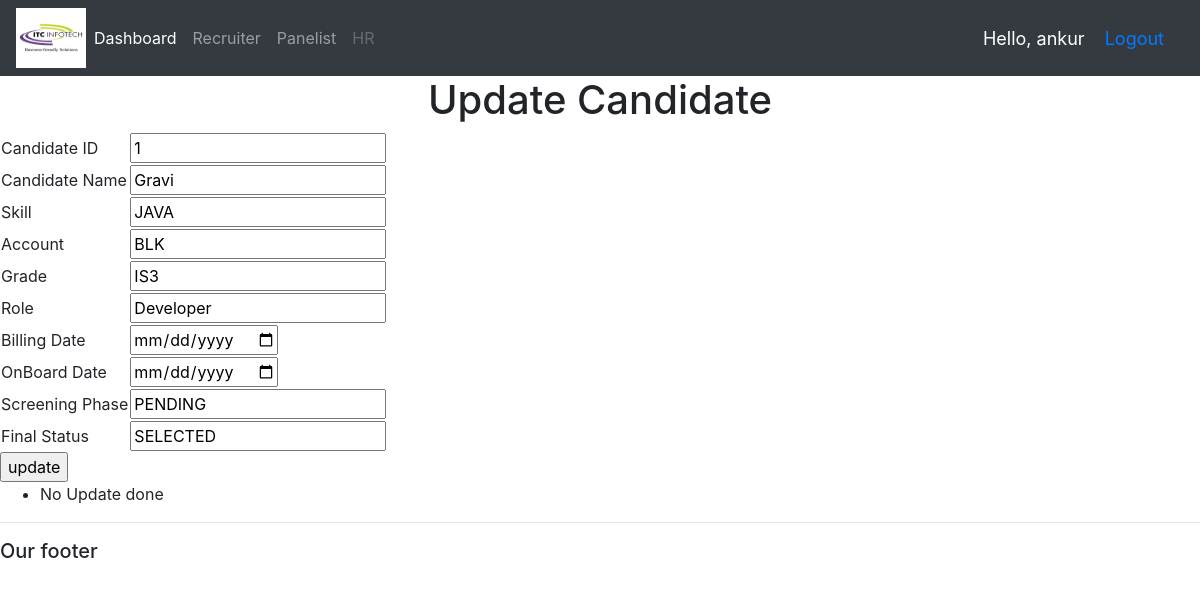
The app's page /recruiter/search/edit/update/1 (signed in) with its own data.
### recruit_app/models.py (models this page shows, shortened)
class Candidate(models.Model):
    SKILL_CHOICES = (
        ('JAVA','JAVA'),
        ('PYTHON','PYTHON'),
        ('FULL STACK','FULL STACK'),
        ('BACKEND','BACKEND'),
    )
    GRADE_CHOICES = (
        ('IS1','IS1'),
        ('IS2','IS2'),
        ('IS3','IS3'),
    )
    SCREENING_CHOICES = (
        ('PENDING','PENDING'),
        ('WIP','WIP'),
        ('COMPLETE','COMPLETE'),
    )
    SELECTION_CHOICES = (
        ('SELECTED','SELECTED'),
        ('REJECTED','REJECTED')
    )
    Candidate_Name = models.CharField(max_length=70)
    Skill_Category = models.CharField(max_length=20,choices = SKILL_CHOICES)
    Account = models.CharField(max_length = 50)
    Grade = models.CharField(max_length=10,choices = GRADE_CHOICES)
    Role = models.CharField(max_length=20)
    Billing_Date = models.DateField()
    OnBoard_Date = models.DateField(default='2021-01-01')
    Screening_Phase = models.CharField(max_length=20,choices = SCREENING_CHOICES)
    Final_status = models.CharField(max_length = 10, choices = SELECTION_CHOICES,default = 'SELECTED')

### recruit_app/views.py (the view)
# urls.py: path('recruiter/search/edit/update/<int:id>',views.updatecandidate,name = 'update'),
@login_required(login_url = 'login')
def updatecandidate(request,id):
    updateemp = Candidate.objects.get(id = id)
    form = CandidateForm(request.POST,instance=updateemp)
    if form.is_valid():
        form.save()
        messages.success(request,"Record Updated Successfully..!")
        return redirect('search')
    else:
        messages.error(request,"No Update done")
    return render(request,'recruit_app/edit.html',{'editupdaterecord':updateemp})

### recruit_app/templates/recruit_app/edit.html (shortened to what this page needs)
{% extends 'recruit_app/main.html' %}
{% block content %}
<h1>Update Candidate</h1>
<form method = "post" action = "/recruiter/search/edit/update/{{editupdaterecord.id}}">
<table style = "width:1">
<tr>
    <td>Candidate ID</td>
    <td><input type = "text" name="id" value = {{editupdaterecord.id}} readonly></td>
</tr>
<tr>
    <td>Candidate Name</td>
    <td><input type = "text" name="Candidate_Name" value = {{editupdaterecord.Candidate_Name}}></td>
</tr>
<tr>
    <td>Skill</td>
    <td><input type="text" name = "Skill_Category" value = {{editupdaterecord.Skill_Category}}></td>
</tr>
<tr>
    <td>Account</td>
    <td><input type="text" name = "Account" value = {{editupdaterecord.Account}}></td>
</tr>
<tr>
    <td>Grade</td>
    <td><input = "text" name = "Grade" value = {{editupdaterecord.Grade}}></td>
</tr>
<tr>
    <td>Role</td>
    <td><input type = "text" name = "Role" value = {{editupdaterecord.Role}}></td>
</tr>
<tr>
    <td>Billing Date</td>
    <td><input type="date" name = "Billing_Date" value ={{editupdaterecord.Billing_Date}}></td>
</tr>
<tr>
    <td>OnBoard Date</td>
    <td><input type = "date" name = "OnBoard_Date" value ={{editupdaterecord.OnBoard_Date}}></td>
</tr>
<tr>
    <td>Screening Phase</td>
    <td><input type = "text" name = "Screening_Phase" value = {{editupdaterecord.Screening_Phase}}></td>
</tr>
<tr>
    <td>Final Status</td>
    <td><input type = "text" name = "Final_status" value = {{editupdaterecord.Final_status}}></td>
</tr>
</table>
<input type="submit" value="update"/>
</form>
{% if messages %}
  <ul class="messages">
    {% for message in messages %}
      <li class="{{ message.tags }}">{{ message }}</li>
    {% endfor %}
  </ul>
{% endif %}
{% endblock content%}

### recruit_app/templates/recruit_app/navbar.html (shortened to what this page needs)
{% load static %}
<nav class="navbar navbar-expand-lg navbar-dark bg-dark">
  <img src="{% static 'images/itc.png' %}" width = "70" height = "60">
  <div class="collapse navbar-collapse" id="navbarNavAltMarkup">
    <div class="navbar-nav">
      <a class="nav-item nav-link active" href="{% url 'home' %}">Dashboard <span class="sr-only">(current)</span></a>
      <a class="nav-item nav-link" href="{% url 'recruiter' %}">Recruiter</a>
      <a class="nav-item nav-link" href="{% url 'panelist' %}">Panelist</a>
      <a class="nav-item nav-link disabled" href="{% url 'hr' %}">HR</a>
    </div>
  </div>
  <span class = "hello-msg">Hello, {{request.user}}</span>
  <span class = "hello-msg"><a href= "{% url 'logout' %}">Logout</a></span>
</nav>

### recruit_app/templates/recruit_app/navbar.html (style rules this page uses)
.hello-msg { font-size: 18px; color: #fff; margin-right: 20px; }

### recruit_app/templates/recruit_app/edit.html (style rules this page uses)
h1 { text-align: center; }

### records on screen
Candidate: id "1", Candidate_Name "Gravi", Skill_Category "JAVA", Account "BLK", Grade "IS3", Role "Developer", Screening_Phase "PENDING", Final_status "SELECTED"

### other values on screen
{{ request.user }} "ankur"
{{ message }} "No Update done"
